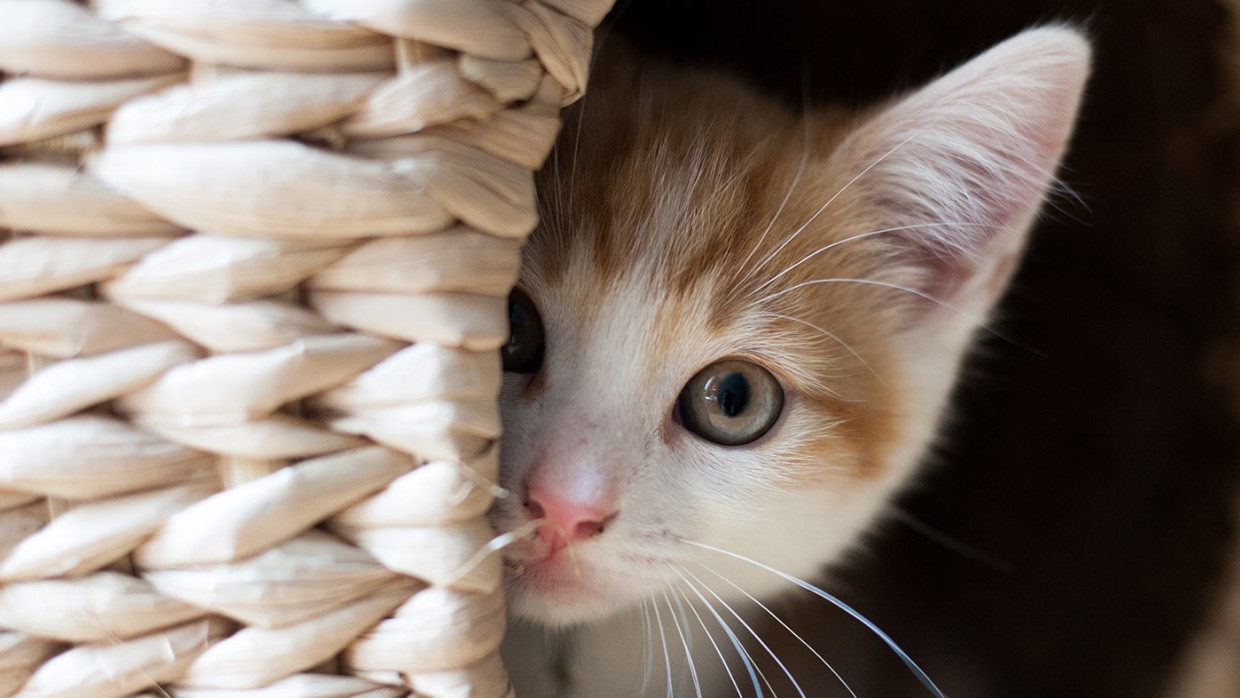
#> input picture images/cat2.jpg, 1240 x 698 px
$ python Thaumbnails.py
#> lines starting #> are read from the running program, lines starting #| are printed output that depends on the picture
from PIL import Image
size = (256, 256)
im = Image.open("images/cat2.jpg")
#> im is the input picture: PIL image 1240x698 RGB; mean R, G, B 132.4, 118.5, 108.8
im.thumbnail(size)
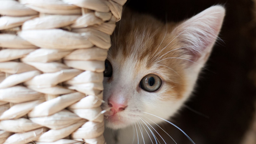
#> im: PIL image 256x144 RGB; mean R, G, B 132.6, 118.6, 109
im.show()
im.save("images/cat2.small.jpg")
gray_scale = im.convert('L')
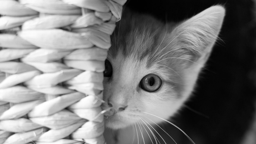
#> gray_scale: PIL image 256x144 L; min 1, max 255, mean 121.7
gray_scale.show()

$ run again, with images/puppy1.jpg copied over images/cat2.jpg
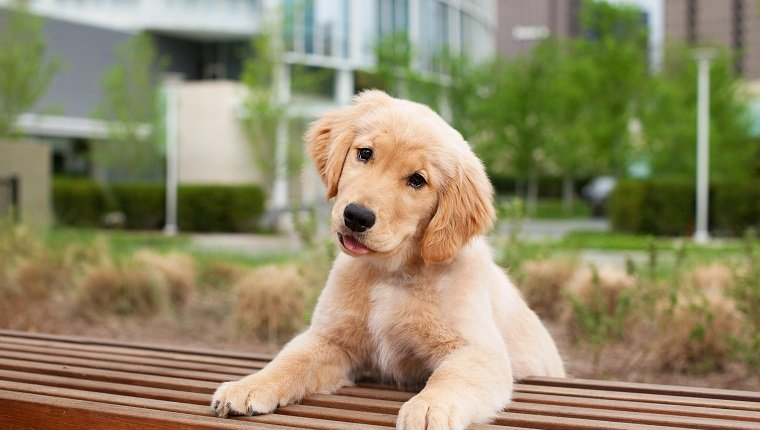
#> input picture images/puppy1.jpg, 760 x 430 px
#> im is the input picture: PIL image 760x430 RGB; mean R, G, B 144.9, 136.7, 103.7
#> `im.thumbnail(size)`:
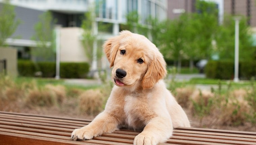
#> im: PIL image 256x145 RGB; mean R, G, B 144.9, 136.7, 103.7
#> `gray_scale = im.convert('L')`:
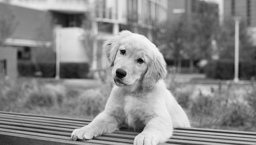
#> gray_scale: PIL image 256x145 L; min 2, max 248, mean 135.4

$ run again, with images/puppy2.jpg copied over images/cat2.jpg
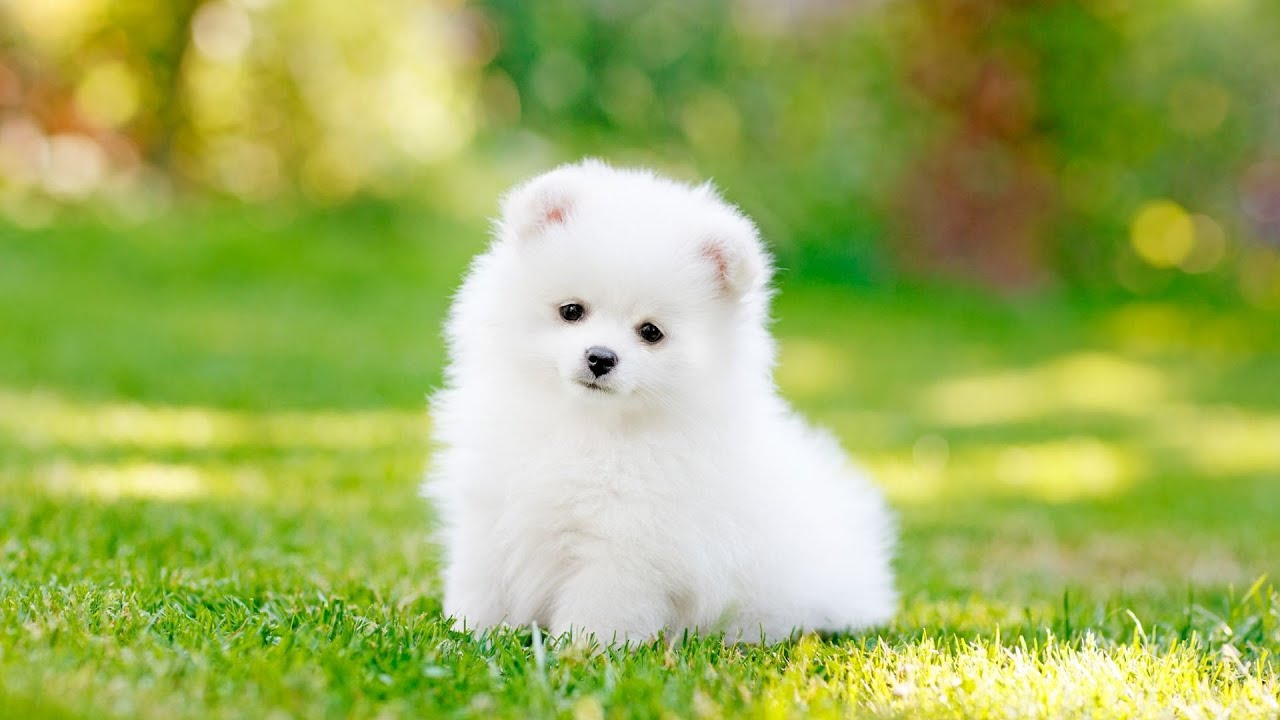
#> input picture images/puppy2.jpg, 1280 x 720 px
#> im is the input picture: PIL image 1280x720 RGB; mean R, G, B 159.3, 178.2, 92.7
#> `im.thumbnail(size)`:
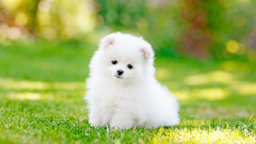
#> im: PIL image 256x144 RGB; mean R, G, B 159.4, 178.3, 92.8
#> `gray_scale = im.convert('L')`:
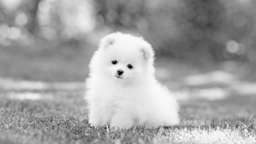
#> gray_scale: PIL image 256x144 L; min 0, max 251, mean 162.9

$ run again, with images/test1.jpg copied over images/cat2.jpg
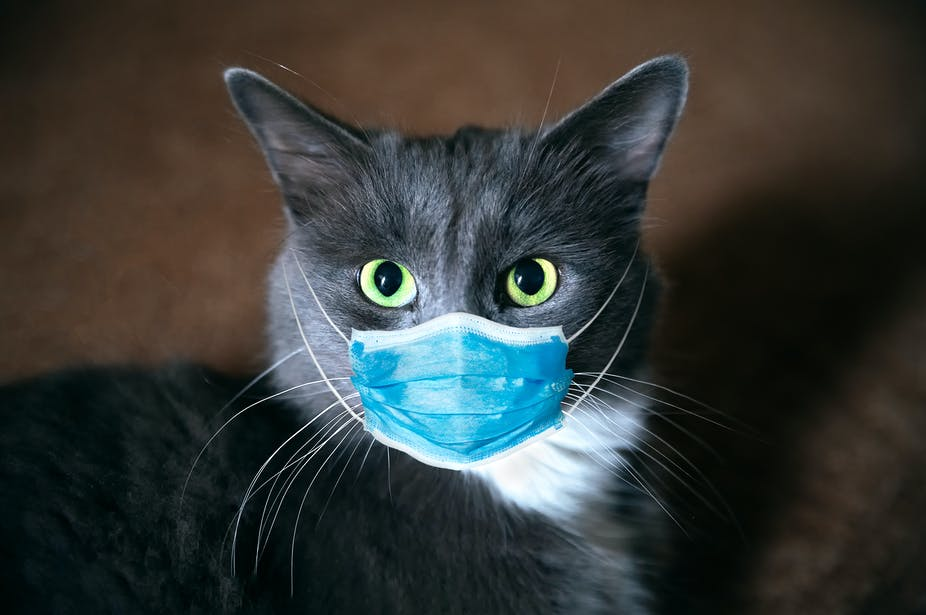
#> input picture images/test1.jpg, 926 x 615 px
#> im is the input picture: PIL image 926x615 RGB; mean R, G, B 53.7, 57.6, 55.2
#> im: PIL image 256x170 RGB
#> `gray_scale = im.convert('L')`:
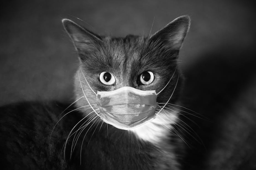
#> gray_scale: PIL image 256x170 L; min 3, max 255, mean 56.2
